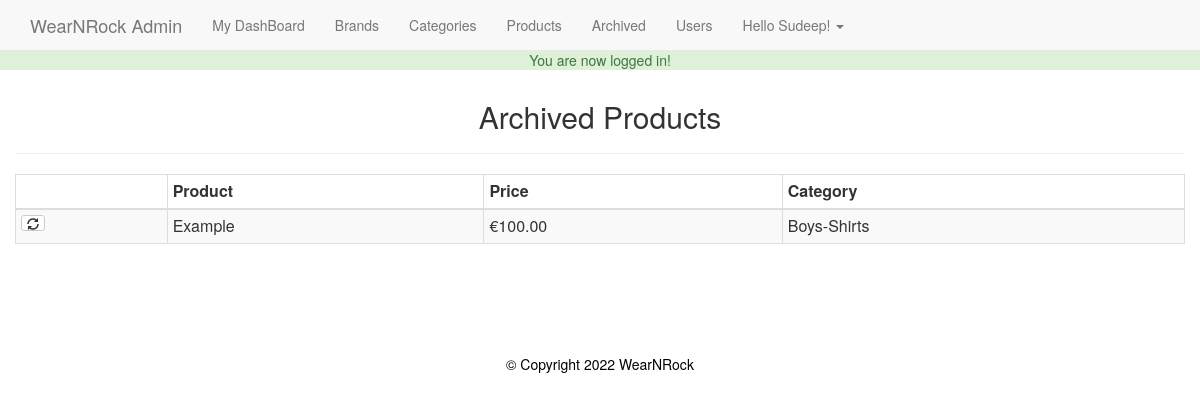
Screenshot of /admin/archived.php (signed in) with the database file from the repository.
### tables this page shows
CREATE TABLE `products` (
  `id` int(11) NOT NULL,
  `title` varchar(255) NOT NULL,
  `price` decimal(10,2) NOT NULL,
  `list_price` decimal(10,2) NOT NULL,
  `brand` int(11) NOT NULL,
  `categories` varchar(255) NOT NULL,
  `image` text NOT NULL,
  `description` text NOT NULL,
  `featured` tinyint(4) NOT NULL DEFAULT 0,
  `sizes` text NOT NULL,
  `deleted` tinyint(4) NOT NULL DEFAULT 0
);

CREATE TABLE `categories` (
  `id` int(11) NOT NULL,
  `category` varchar(255) NOT NULL,
  `parent` int(11) NOT NULL DEFAULT 0
);

### helpers/helpers.php (called while the page is built, shortened)
<?php
    function money($number) {
        return '€'.number_format($number,2);
    }

### admin/archived.php (the view, shortened to what this page needs)
<?php
require_once $_SERVER['DOCUMENT_ROOT'].'/wearnrock/core/init.php';
include 'includes/head.php';
include 'includes/navigation.php';
$pResults = $db->query("SELECT * FROM products WHERE deleted = 1 ORDER BY title");
?>
<h2 class="text-center">Archived Products</h2><hr>
<table class="table table-bordered table-condensed table-striped">
  <thead><th></th><th>Product</th><th>Price</th><th>Category</th></thead>
  <tbody>
    <?php while($product = mysqli_fetch_assoc($pResults)):
	    $child_id = $product['categories'];
		  $childQuery = $db->query("SELECT * FROM categories WHERE id = '$child_id'");
		  $child = mysqli_fetch_assoc($childQuery);
		  $parent_id = $child['parent'];
		  $parQuery = $db->query("SELECT * FROM categories WHERE id = '$parent_id'");
		  $parent = mysqli_fetch_assoc($parQuery);
	?>
    <tr>
       <td>
	    <a href="archived.php?restore=<?=$product['id'];?>" class="btn btn-xs btn-default"><span class="glyphicon glyphicon-refresh"></span></a>
	   </td>
	   <td><?=$product['title']; ?></td>
	   <td><?=money($product['price']); ?></td>
	   <td><?=$parent['category'].'-'.$child['category']; ?></td>
	</tr>
	<?php endwhile; ?>
  </tbody>
</table>
<?php include 'includes/footer.php';

### css/main.css (style rules this page uses)
body { padding-top: 50px; }

### rows the page displays
products: title "Example", price "€100.00", categories.category "Boys", categories.category "Shirts"

### other values shown
$_SESSION['success_flash'] "You are now logged in!"
$user_data['first'] "Sudeep"
